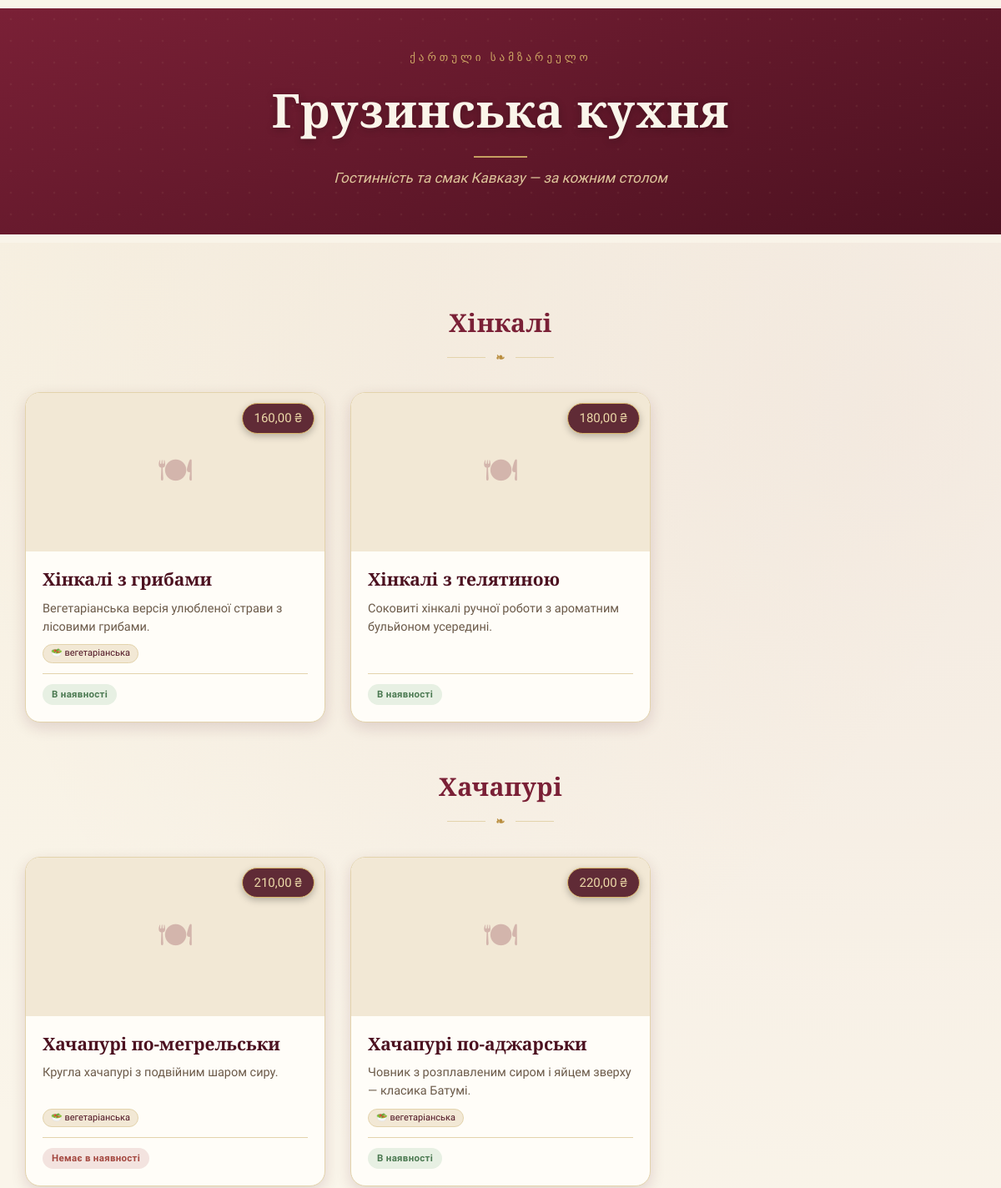
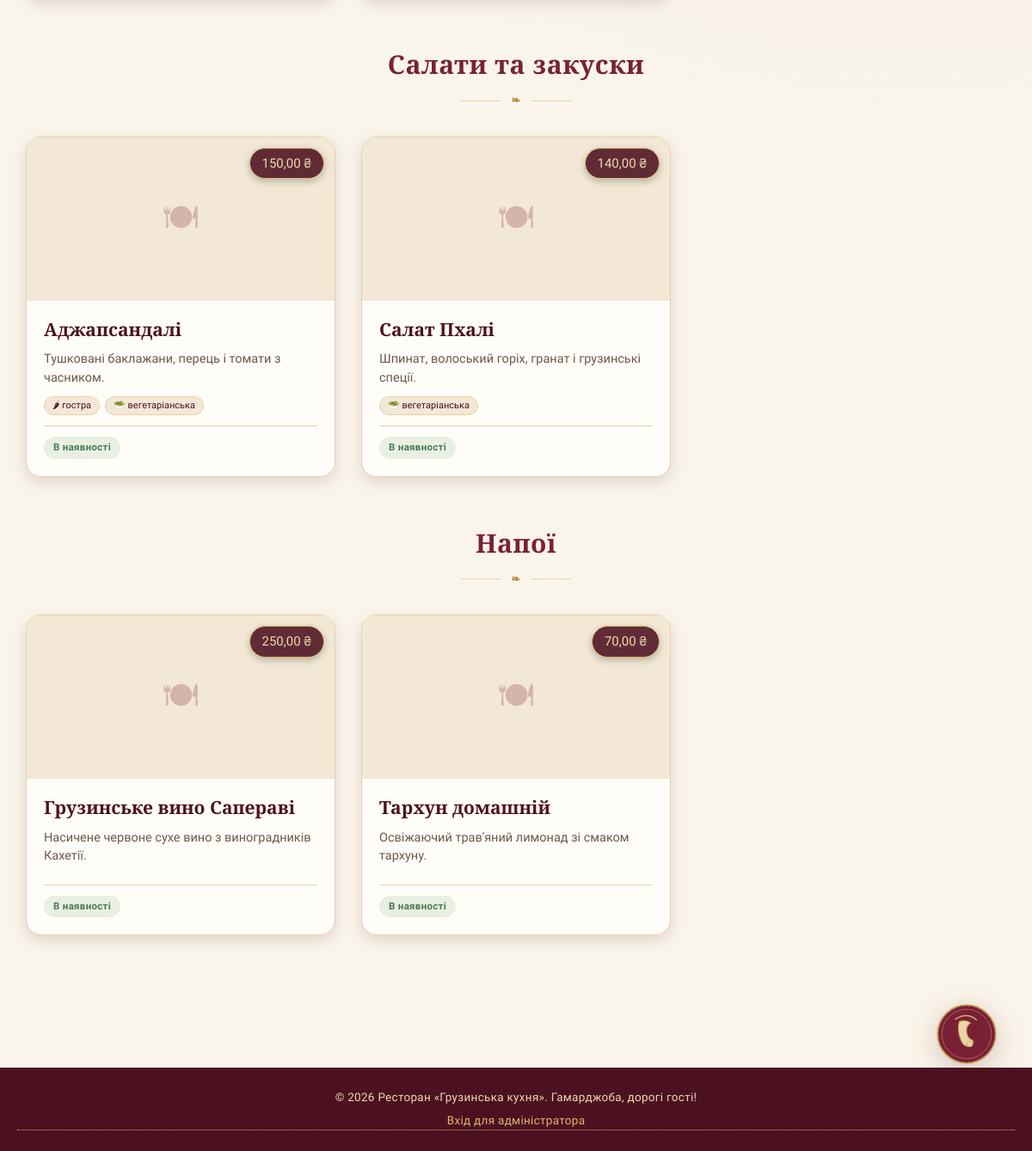
The page / on the database its author committed (2 pictures, top to bottom).
### restaurant/models.py (models this page shows, shortened)
class Category(models.Model):
    name = models.CharField("Назва категорії", max_length=100)
    order = models.PositiveIntegerField("Порядок відображення", default=0)
    class Meta:
        verbose_name = "Категорія"
        verbose_name_plural = "Категорії"
        ordering = ["order", "name"]

class FoodItem(models.Model):
    category = models.ForeignKey(
        Category,
        verbose_name="Категорія",
        on_delete=models.SET_NULL,
        null=True,
        blank=True,
        related_name="items",
    )
    name = models.CharField("Назва страви", max_length=200)
    description = models.TextField("Опис", blank=True)
    price = models.DecimalField("Ціна (грн)", max_digits=8, decimal_places=2)
    image = models.ImageField(
        "Фото", upload_to="food_images/", blank=True, null=True
    )
    is_available = models.BooleanField("В наявності", default=True)
    is_spicy = models.BooleanField("Гостра страва", default=False)
    is_vegetarian = models.BooleanField("Вегетаріанська", default=False)
    created_at = models.DateTimeField("Додано", auto_now_add=True)
    updated_at = models.DateTimeField("Оновлено", auto_now=True)
    class Meta:
        verbose_name = "Страва"
        verbose_name_plural = "Страви"
        ordering = ["-created_at"]

### restaurant/views.py (the view)
# urls.py: path("", views.home, name="home"),
def home(request):
    categories = Category.objects.prefetch_related("items").all()
    uncategorized = FoodItem.objects.filter(category__isnull=True)
    available_items = FoodItem.objects.filter(is_available=True)
    dishes_for_assistant = [
        {
            "name": item.name,
            "description": item.description[:120],
            "price": str(item.price),
        }
        for item in available_items
    ]
    context = {
        "categories": categories,
        "uncategorized": uncategorized,
        "dishes_json": json.dumps(dishes_for_assistant, cls=DjangoJSONEncoder, ensure_ascii=False),
        "total_items": FoodItem.objects.count(),
    }
    return render(request, "restaurant/home.html", context)

### restaurant/templates/restaurant/home.html (shortened to what this page needs)
{% extends "restaurant/base.html" %}
{% load static %}
{% block content %}
  {% for category in categories %}
    {% if category.items.all %}
      <section class="category-block">
        <h2 class="category-title">{{ category.name }}<span class="rule"><span>❧</span></span></h2>
        <div class="food-grid">
          {% for item in category.items.all %}
            {% include "restaurant/_food_card.html" %}
          {% endfor %}
        </div>
      </section>
    {% endif %}
  {% endfor %}
{% endblock %}

### restaurant/templates/restaurant/base.html (shortened to what this page needs)
{% load static %}
<!DOCTYPE html>
<html lang="uk">
<head>
  <link rel="stylesheet" href="{% static 'restaurant/css/style.css' %}">
</head>
<body>
  <div class="ornament-strip"></div>
  <header class="site-header">
    <div class="header-inner">
      <span class="kicker">ქართული სამზარეულო</span>
      <h1 class="site-title">Грузинська кухня</h1>
      <p class="site-subtitle">Гостинність та смак Кавказу — за кожним столом</p>
    </div>
  </header>
  <div class="ornament-strip"></div>
  <main>
    {% block content %}{% endblock %}
  </main>
  <footer class="site-footer">
    <span>&copy; {% now "Y" %} Ресторан «Грузинська кухня». Гамарджоба, дорогі гості!</span>
    <a href="/admin/">Вхід для адміністратора</a>
  </footer>
  <div id="assistant" title="Натисніть, щоб отримати пораду шеф-кухаря">
  </div>
</body>
</html>

### restaurant/templates/restaurant/_food_card.html
<div class="food-card">
  <div class="img-wrap">
    {% if item.image %}
      <img src="{{ item.image.url }}" alt="{{ item.name }}">
    {% else %}
      <span class="no-image">🍽</span>
    {% endif %}
    <span class="price-ribbon">{{ item.price }} ₴</span>
  </div>
  <div class="food-card-body">
    <h3>{{ item.name }}</h3>
    {% if item.description %}
      <p class="desc">{{ item.description }}</p>
    {% endif %}
    <div class="tags">
      {% if item.is_spicy %}<span class="tag">🌶 гостра</span>{% endif %}
      {% if item.is_vegetarian %}<span class="tag">🥗 вегетаріанська</span>{% endif %}
    </div>
    <div class="meta">
      {% if item.is_available %}
        <span class="badge available">В наявності</span>
      {% else %}
        <span class="badge unavailable">Немає в наявності</span>
      {% endif %}
    </div>
  </div>
</div>

### rows shown on the page
Category: name "Хінкалі"
FoodItem: price "160,00", name "Хінкалі з грибами", description "Вегетаріанська версія улюбленої страви з лісовими грибами.", is_vegetarian "🥗 вегетаріанська", is_available "В наявності"
FoodItem: price "180,00", name "Хінкалі з телятиною", description "Соковиті хінкалі ручної роботи з ароматним бульйоном усередині.", is_available "В наявності"
Category: name "Хачапурі"
FoodItem: price "210,00", name "Хачапурі по-мегрельськи", description "Кругла хачапурі з подвійним шаром сиру.", is_vegetarian "🥗 вегетаріанська", is_available "Немає в наявності"
FoodItem: price "220,00", name "Хачапурі по-аджарськи", description "Човник з розплавленим сиром і яйцем зверху — класика Батумі.", is_vegetarian "🥗 вегетаріанська", is_available "В наявності"
Category: name "Салати та закуски"
FoodItem: price "150,00", name "Аджапсандалі", description "Тушковані баклажани, перець і томати з часником.", is_spicy "🌶 гостра", is_vegetarian "🥗 вегетаріанська", is_available "В наявності"
FoodItem: price "140,00", name "Салат Пхалі", description "Шпинат, волоський горіх, гранат і грузинські спеції.", is_vegetarian "🥗 вегетаріанська", is_available "В наявності"
Category: name "Напої"
FoodItem: price "250,00", name "Грузинське вино Сапераві", description "Насичене червоне сухе вино з виноградників Кахетії.", is_available "В наявності"
FoodItem: price "70,00", name "Тархун домашній", description "Освіжаючий трав'яний лимонад зі смаком тархуну.", is_available "В наявності"
